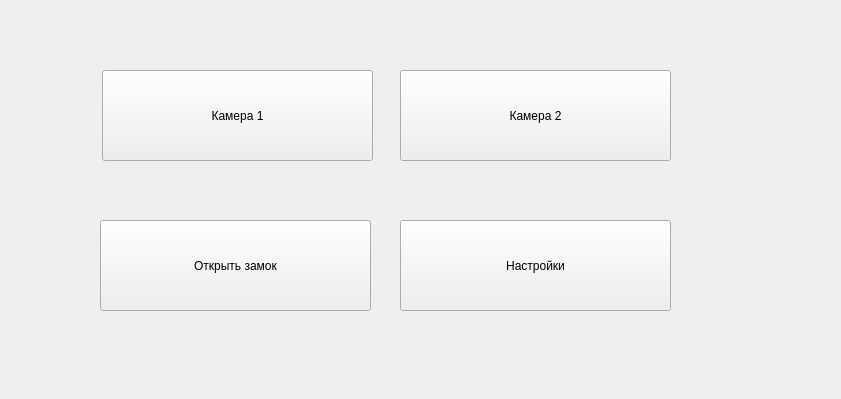
<?xml version="1.0" encoding="UTF-8"?>
<ui version="4.0">
 <class>mainTest</class>
 <widget class="QWidget" name="mainTest">
  <property name="geometry">
   <rect>
    <x>0</x>
    <y>0</y>
    <width>841</width>
    <height>399</height>
   </rect>
  </property>
  <property name="windowTitle">
   <string>mainTest</string>
  </property>
  <widget class="QPushButton" name="openDoorButton">
   <property name="geometry">
    <rect>
     <x>100</x>
     <y>220</y>
     <width>271</width>
     <height>91</height>
    </rect>
   </property>
   <property name="text">
    <string>Открыть замок</string>
   </property>
  </widget>
  <widget class="QPushButton" name="camButton1">
   <property name="geometry">
    <rect>
     <x>102</x>
     <y>70</y>
     <width>271</width>
     <height>91</height>
    </rect>
   </property>
   <property name="text">
    <string>Камера 1</string>
   </property>
  </widget>
  <widget class="QPushButton" name="configButton">
   <property name="geometry">
    <rect>
     <x>400</x>
     <y>220</y>
     <width>271</width>
     <height>91</height>
    </rect>
   </property>
   <property name="text">
    <string>Настройки</string>
   </property>
  </widget>
  <widget class="QPushButton" name="camButton2">
   <property name="geometry">
    <rect>
     <x>400</x>
     <y>70</y>
     <width>271</width>
     <height>91</height>
    </rect>
   </property>
   <property name="text">
    <string>Камера 2</string>
   </property>
  </widget>
 </widget>
 <resources/>
 <connections/>
</ui>
